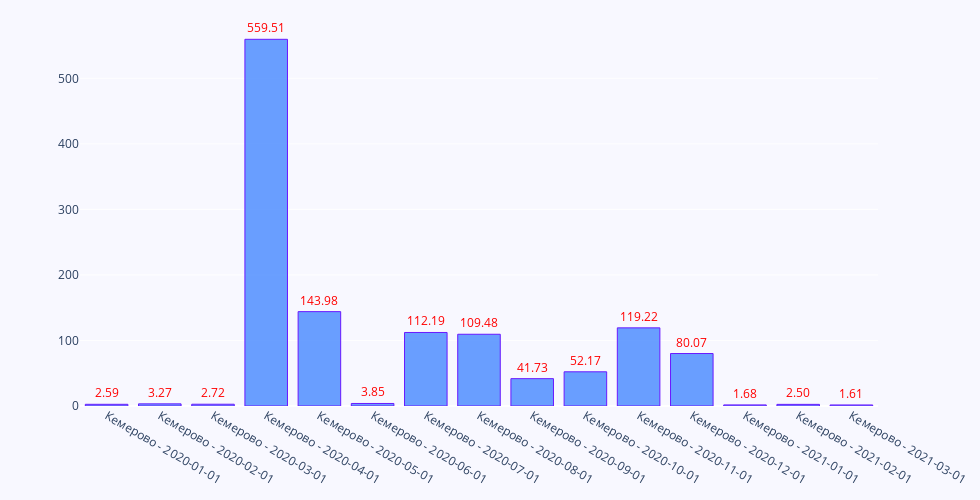

Write notebook code for a chart like this one.
### Code cell
xs = census_city_sorted_top['locality_mt'] + ' - ' + census_city_sorted_top['partition_dt']
ys = census_city_sorted_top['distance']

# Plot data as Bar Vertical Histogram
plotBarLocality(xs, ys, barcolors = BAR_COLORS[13], linecolors = BAR_LINE_COLORS[14])

### Figure 1 — Plotly figure (JSON) as saved in the notebook; plotly's stock layout.template omitted (floating-point values rounded to 4 significant figures)
{"data": [{"marker": {"color": "rgba( 45, 120, 255, 0.7)", "line": {"color": "rgb(105,  25, 255)", "width": 1}}, "outsidetextfont": {"color": "red", "size": 12}, "textposition": "outside", "texttemplate": "%{y:.2f}", "type": "bar", "x": ["Кемерово - 2020-01-01", "Кемерово - 2020-02-01", "Кемерово - 2020-03-01", "Кемерово - 2020-04-01", "Кемерово - 2020-05-01", "Кемерово - 2020-06-01", "Кемерово - 2020-07-01", "Кемерово - 2020-08-01", "Кемерово - 2020-09-01", "Кемерово - 2020-10-01", "Кемерово - 2020-11-01", "Кемерово - 2020-12-01", "Кемерово - 2021-01-01", "Кемерово - 2021-02-01", "Кемерово - 2021-03-01"], "y": [2.591, 3.269, 2.718, 559.5, 144.0, 3.855, 112.2, 109.5, 41.73, 52.17, 119.2, 80.07, 1.676, 2.499, 1.609]}], "layout": {"height": 500, "margin": {"b": 20, "t": 20}, "paper_bgcolor": "rgb(248, 248, 255)", "plot_bgcolor": "rgb(248, 248, 255)", "showlegend": false, "width": 980}}
